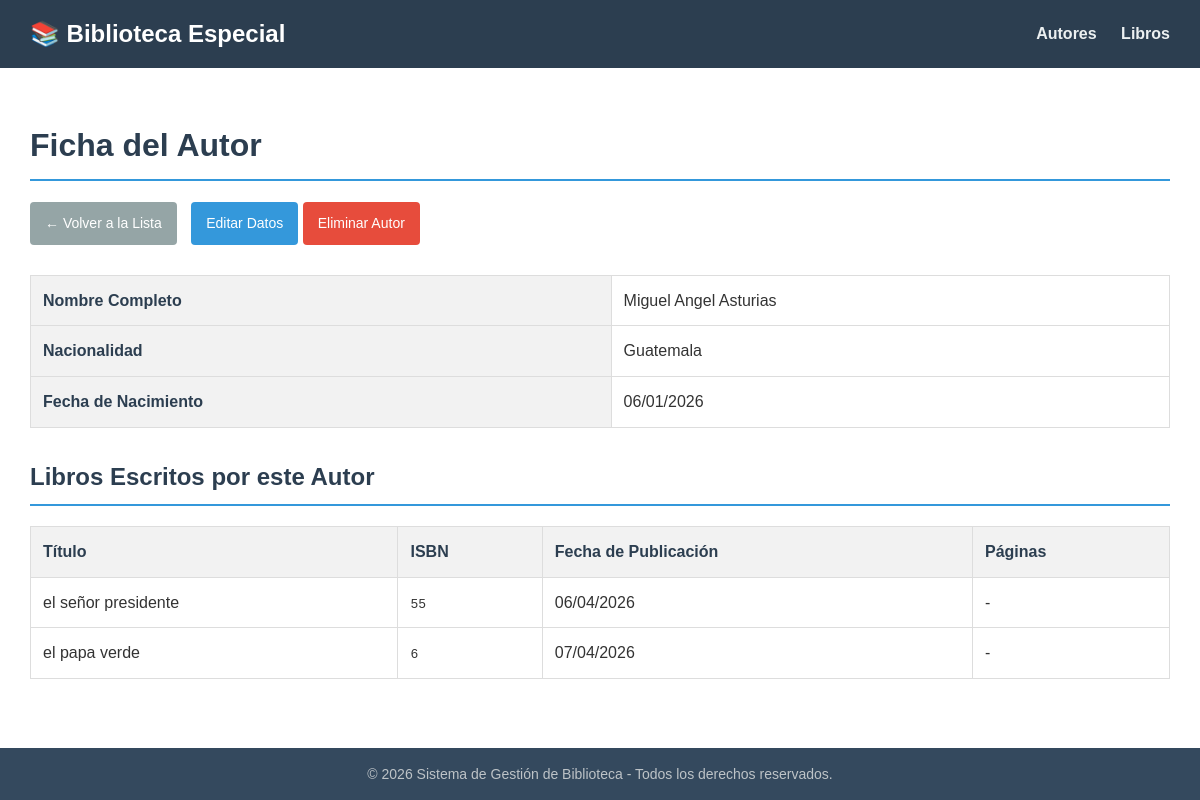
Page /biblioteca/autores/1/ on the committed database.
### biblioteca/models.py (models this page shows, shortened)
class Autor(models.Model):
    nombre = models.CharField(max_length=100)
    apellido = models.CharField(max_length=100)
    nacionalidad = models.CharField(max_length=50, blank=True, null=True)
    fecha_nacimiento = models.DateField(blank=True, null=True)

class Libro(models.Model):
    titulo = models.CharField(max_length=200)
    isbn = models.CharField(max_length=13, unique=True)
    fecha_publicacion = models.DateField()
    autor = models.ForeignKey(Autor, on_delete=models.CASCADE, related_name="libros")
    resumen = models.TextField(max_length=1000, help_text="Breve descripción del libro")
    paginas = models.IntegerField(null=True, blank=True)

### biblioteca/views.py (the view)
# urls.py: path("autores/<int:pk>/", views.AutorDetailView.as_view(), name="autor-detail"),
class AutorDetailView(DetailView):
    model = Autor
    template_name = 'biblioteca/autor_detail.html'

### biblioteca/templates/biblioteca/autor_detail.html
{% extends 'biblioteca/base.html' %}
{% block contenido %}
    <h1>Ficha del Autor</h1>
    <div class="acciones">
        <a href="{% url 'autor-list' %}" class="btn btn-secondary">← Volver a la Lista</a>
        <a href="{% url 'autor-update' autor.pk %}" class="btn">Editar Datos</a>
        <a href="{% url 'autor-delete' autor.pk %}" class="btn btn-danger">Eliminar Autor</a>
    </div>
    <table>
        <tr>
            <th>Nombre Completo</th>
            <td>{{ autor.nombre }} {{ autor.apellido }}</td>
        </tr>
        <tr>
            <th>Nacionalidad</th>
            <td>{{ autor.nacionalidad|default:"No especificada" }}</td>
        </tr>
        <tr>
            <th>Fecha de Nacimiento</th>
            <td>{{ autor.fecha_nacimiento|date:"d/m/Y"|default:"No registrada" }}</td>
        </tr>
    </table>
    <h2>Libros Escritos por este Autor</h2>
    <table class="libros-table">
        <thead>
            <tr>
                <th>Título</th>
                <th>ISBN</th>
                <th>Fecha de Publicación</th>
                <th>Páginas</th>
            </tr>
        </thead>
        <tbody>
            {% for libro in autor.libros.all %}
            <tr>
                <td>{{ libro.titulo }}</td>
                <td><code>{{ libro.isbn }}</code></td>
                <td>{{ libro.fecha_publicacion|date:"d/m/Y" }}</td>
                <td>{{ libro.paginas|default:"-" }}</td>
            </tr>
            {% empty %}
            <tr>
                <td colspan="4">Este autor aún no tiene libros registrados en la biblioteca.</td>
            </tr>
            {% endfor %}
        </tbody>
    </table>
{% endblock %}

### biblioteca/templates/biblioteca/base.html (style rules this page uses)
body { font-family: Arial, sans-serif; margin: 0; padding: 0; line-height: 1.6; color: #333; display: flex; flex-direction: column; min-height: 100vh; }
h1 { color: #2c3e50; border-bottom: 2px solid #3498db; padding-bottom: 8px; }
h2 { color: #2c3e50; border-bottom: 2px solid #3498db; padding-bottom: 8px; }
.acciones { margin-top: 20px; margin-bottom: 30px; }
.btn { display: inline-block; padding: 10px 15px; color: white; text-decoration: none; border-radius: 4px; font-size: 14px; border: none; cursor: pointer; box-sizing: border-box; background-color: #3498db; }
.btn-secondary { background-color: #95a5a6; margin-right: 10px; }
.btn-danger { background-color: #e74c3c; }
table { width: 100%; border-collapse: collapse; margin-top: 15px; margin-bottom: 30px; }
th, td { border: 1px solid #ddd; padding: 12px; text-align: left; }
th { background-color: #f2f2f2; color: #2c3e50; font-weight: bold; }
.libros-table th { width: auto; }

### rows in the picture
Autor: nombre "Miguel Angel", apellido "Asturias", nacionalidad "Guatemala", fecha_nacimiento "06/01/2026"
Libro: titulo "el señor presidente", isbn "55", fecha_publicacion "06/04/2026", paginas "-"
Libro: titulo "el papa verde", isbn "6", fecha_publicacion "07/04/2026", paginas "-"
